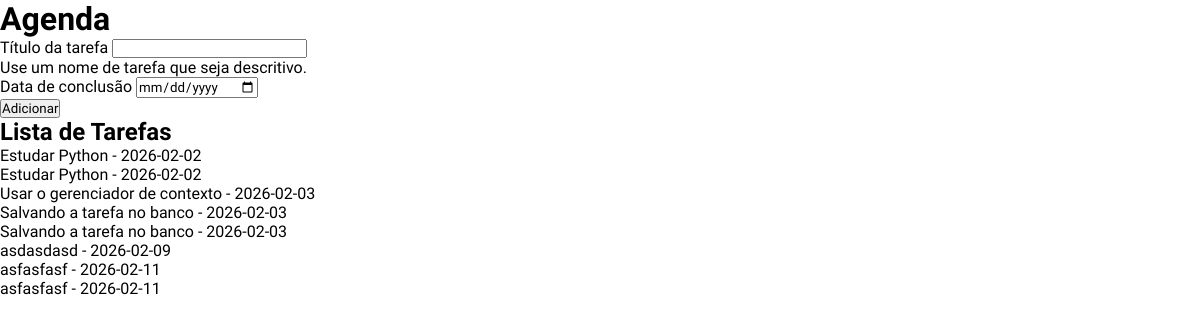
Page /agenda on the earlier database version.
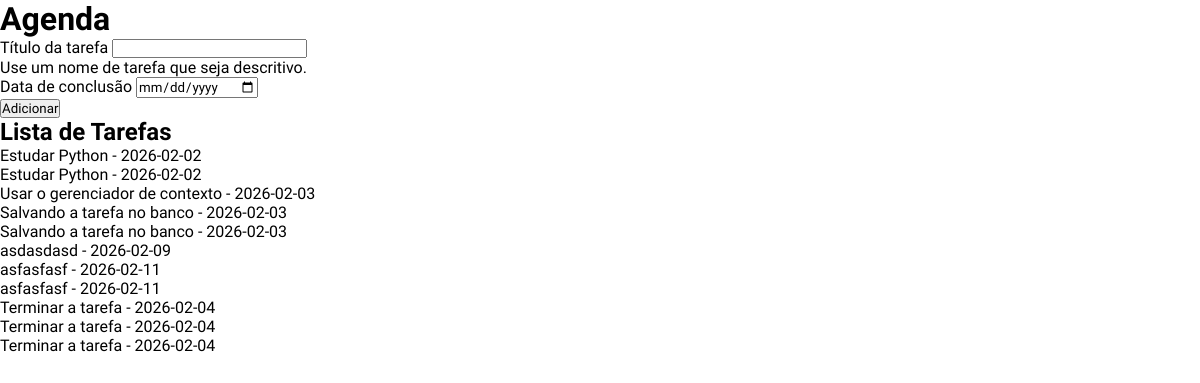
Same page on the later database version.
### tables this page shows
CREATE TABLE tarefas (
        id INTEGER PRIMARY KEY AUTOINCREMENT,
        titulo_tarefa TEXT NOT NULL,
        data_conclusao TEXT);

### app.py (the view)
@app.route('/agenda', methods=['GET', 'POST'])
def agenda():
    tarefas = None
    if request.method == 'POST':
        titulo_tarefa = request.form['titulo-tarefa']
        data_conclusao = request.form['data-conclusao']
        tarefa = Tarefa(titulo_tarefa, data_conclusao)
        tarefa.salvar_tarefa()
    tarefas = Tarefa.obter_tarefas()
    return render_template('agenda.html', titulo='Agenda', tarefas=tarefas)

### models/database.py (called while the page is built)
    def buscar_tudo(self, query: str, params: tuple = ()) -> list[Any]:
        self.cursor.execute(query, params)
        return self.cursor.fetchall()

    def close(self) -> None:
        self.connection.close()

    def __enter__(self):
        print('Entrando no contexto...')
        return self

    def __exit__(self, exc_type, exc_value, traceback):
        print('Saindo do contexto...')
        self.close()

### models/tarefa.py (called while the page is built)
    @staticmethod
    def obter_tarefas() -> list[Self]:
        with Database('./data/tarefas.sqlite3') as db:
            query: str = 'SELECT titulo_tarefa, data_conclusao FROM tarefas;'
            resultados: list[Any] = db.buscar_tudo(query)
            tarefas: list[Self] = [Tarefa(titulo, data) for titulo, data in resultados]
            return tarefas

### templates/agenda.html
{% extends "base.html" %}
{% block content %}
    <form class="mt-3" method="POST">
        <div class="mb-3">
            <label for="titulo-tarefa" class="form-label">Título da tarefa</label>
            <input type="text" class="form-control" name="titulo-tarefa" id="titulo-tarefa"
                aria-describedby="ajudaNomeTarefa" required>
            <div id="ajudaNomeTarefa" class="form-text">Use um nome de tarefa que seja descritivo.</div>
        </div>
        <div class="mb-3">
            <label for="data-conclusao" class="form-label">Data de conclusão</label>
            <input type="date" class="form-control" name="data-conclusao" id="data-conclusao">
        </div>
        <button type="submit" class="btn btn-primary">Adicionar</button>
    </form>
    <h2 class="my-3">Lista de Tarefas</h2>
    {% if tarefas %}
        <ul>
            {% for tarefa in tarefas %}
                <li>{{ tarefa.titulo_tarefa }} - {{ tarefa.data_conclusao }}</li>
            {% endfor %}
        </ul>
    {% else %}
        <p>Nenhuma tarefa cadastrada</p>
    {% endif %}
{% endblock %}

### templates/base.html (shortened to what this page needs)
<!DOCTYPE html>
<html lang="pt-BR">
<head>
    <link rel="stylesheet" href="{{ url_for('static', filename='style.css') }}">
</head>
<body>
    <h1>{{ titulo }}</h1>
    {% block content %}{% endblock %}
</body>
</html>

### static/style.css (style rules this page uses)
* { margin: 0; padding: 0; box-sizing: border-box; font-family: 'Ubuntu', sans-serif; }

Differences in the rows shown:
added tarefas: titulo_tarefa "Terminar a tarefa", data_conclusao "2026-02-04"
added tarefas: titulo_tarefa "Terminar a tarefa", data_conclusao "2026-02-04"
added tarefas: titulo_tarefa "Terminar a tarefa", data_conclusao "2026-02-04"
